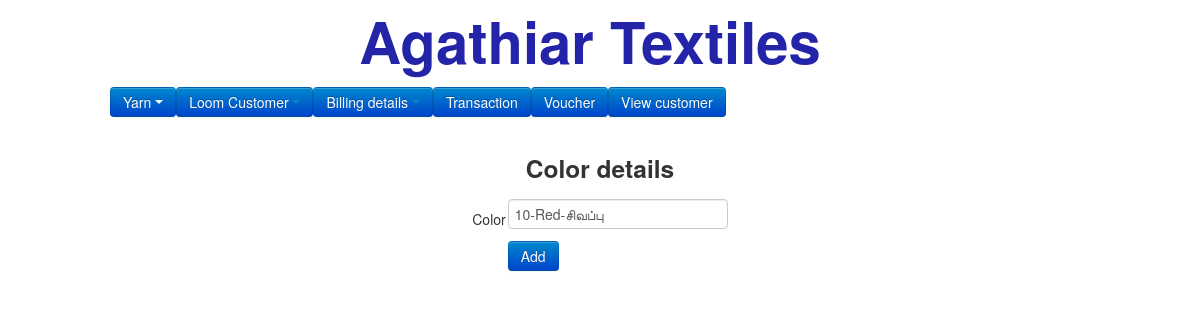
The page /addcolor.php?id=1 on the database as committed earlier.
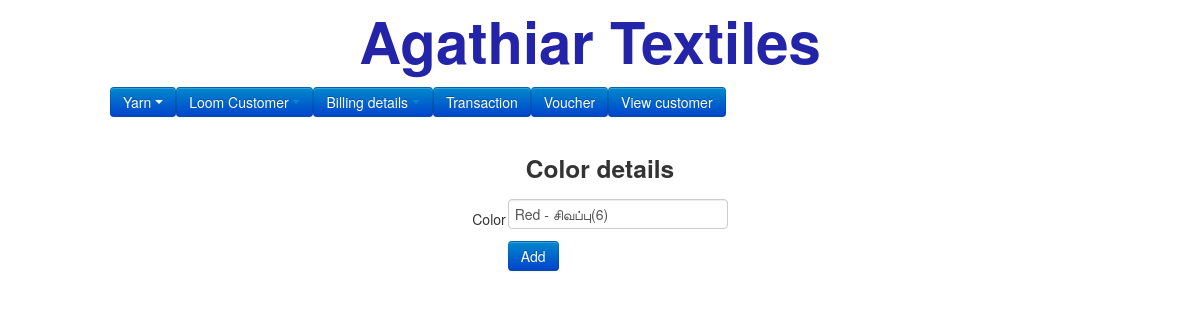
The same page on the database as committed later.
### tables this page shows
CREATE TABLE `color` (
  `id` int(50) NOT NULL,
  `name` text NOT NULL,
  `date` varchar(50) NOT NULL
);

### addcolor.php (the view, shortened to what this page needs)
<?php
include('template/header.php');
?>
<?php
$thread = [];
$edit = false;
if(isset($_GET['id'])){
	$data = getSingleData('color', $_GET['id']);
	$edit = true;
	$thread = $data[0];
}
?>
<center>
<form  action="color.php" method="post" id="formID">
<h3>Color details</h3>
<table>
<tr><td>Color</td>
<td><input type="text" class='validate[required,ajax[ajaxNameCall]]' id='colorid' title="<?php if(isset($thread['id'])){ echo $thread['id'];} else {echo '0';} ?>" name="color" value="<?php echo editData($thread, 'name'); ?>"></td>
</tr>
<tr><td></td><td><input type="submit" value="Add" <?php echo (!$edit)?"id='submit'":''?> class="btn btn-primary"></td></tr>
</table>
</form>
</center>
</body>
</html>

Rows that differ between the two databases and show on the page:
changed color: color "10-Red-சிவப்பு" → "Red - சிவப்பு(6)"
